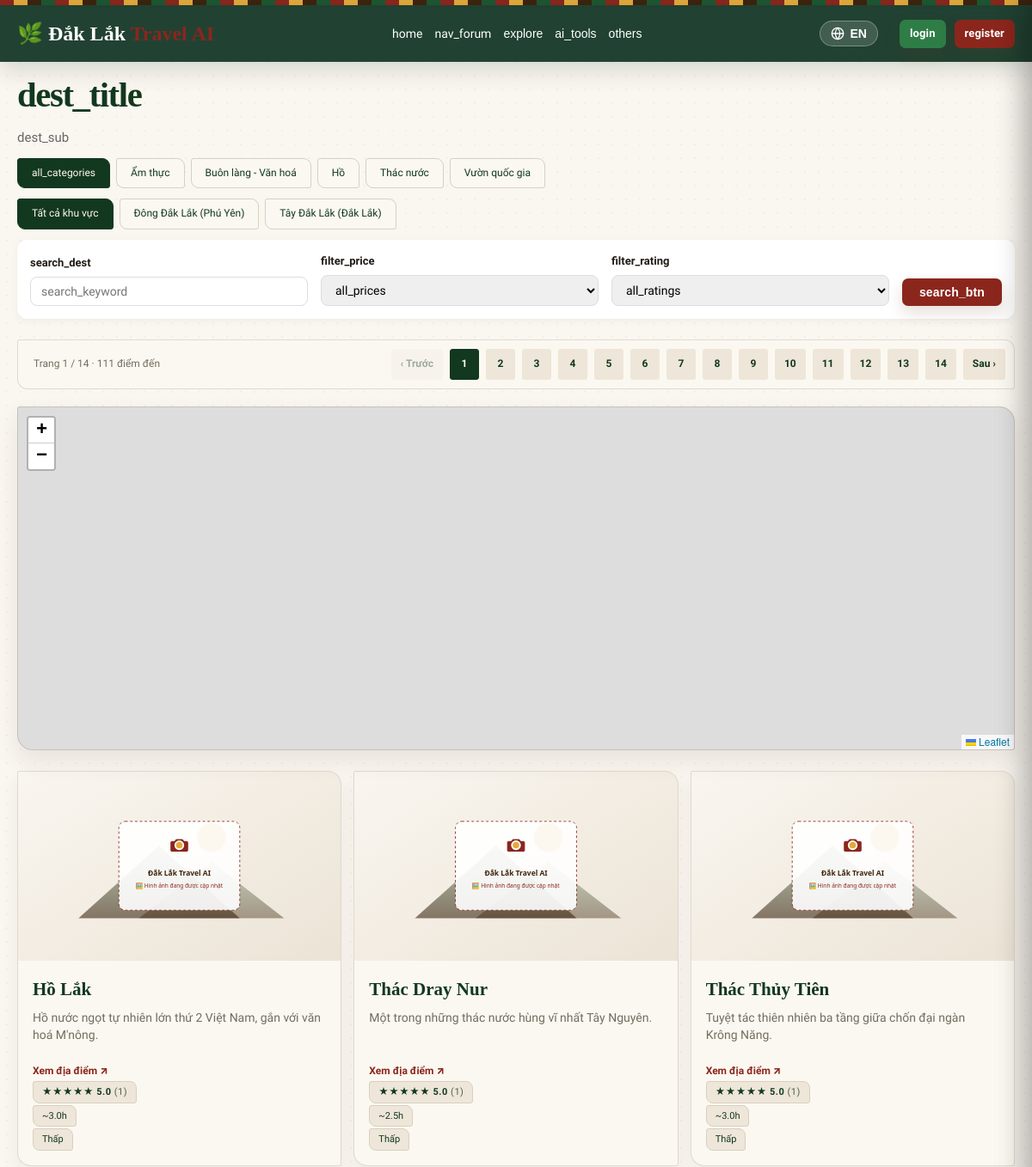
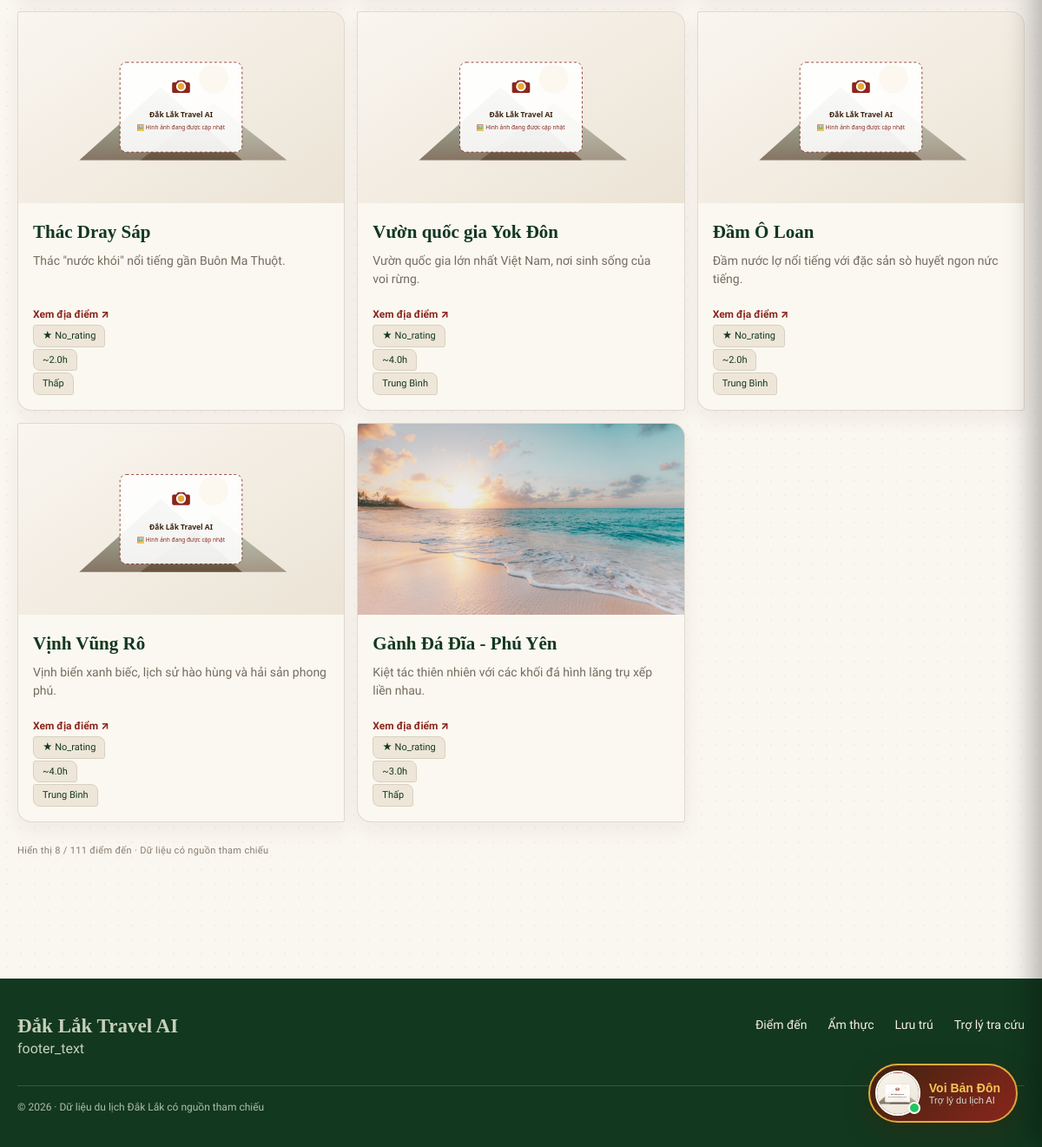
Page /destinations.php on the committed database (2 pictures, top to bottom).
### tables this page shows
CREATE TABLE `categories` (
  `id` int(11) NOT NULL,
  `name` varchar(100) NOT NULL,
  `name_en` varchar(255) DEFAULT NULL,
  `slug` varchar(100) NOT NULL
);

CREATE TABLE `destinations` (
  `id` int(11) NOT NULL,
  `category_id` int(11) DEFAULT NULL,
  `name` varchar(200) NOT NULL,
  `name_en` varchar(255) DEFAULT NULL,
  `slug` varchar(200) NOT NULL,
  `short_desc` varchar(500) DEFAULT NULL,
  `short_desc_en` text DEFAULT NULL,
  `description` text DEFAULT NULL,
  `description_en` text DEFAULT NULL,
  `address` varchar(255) DEFAULT NULL,
  `province` varchar(100) DEFAULT NULL,
  `region` enum('east','west') DEFAULT NULL,
  `opening_hours` text DEFAULT NULL,
  `entrance_fee_min` decimal(12,2) DEFAULT NULL,
  `entrance_fee_max` decimal(12,2) DEFAULT NULL,
  `contact_phone` varchar(50) DEFAULT NULL,
  `source_url` varchar(500) DEFAULT NULL,
  `last_verified_at` date DEFAULT NULL,
  `image_url` varchar(500) DEFAULT NULL,
  `is_featured` tinyint(1) DEFAULT 0,
  `image_360_url` varchar(500) DEFAULT NULL,
  `avg_visit_hours` decimal(4,1) DEFAULT 2.0,
  `price_level` enum('free','low','medium','high') DEFAULT 'low',
  `rating` decimal(2,1) DEFAULT 4.5,
  `latitude` decimal(10,6) DEFAULT NULL,
  `longitude` decimal(10,6) DEFAULT NULL,
  `virtual_tour_enabled` tinyint(1) NOT NULL DEFAULT 0,
  `virtual_tour_type` varchar(50) DEFAULT 'pannellum',
  `audio_guide_url` varchar(500) DEFAULT NULL,
  `tags` varchar(255) DEFAULT NULL,
  `created_at` timestamp NOT NULL DEFAULT current_timestamp(),
  `updated_at` timestamp NULL DEFAULT current_timestamp() ON UPDATE current_timestamp(),
  `place_id` varchar(255) DEFAULT NULL,
  `indoor_type` enum('indoor','outdoor','mixed') DEFAULT NULL,
  `weather_sensitivity` tinyint(4) DEFAULT NULL
);

### includes/functions.php (called while the page is built, shortened)
<?php
function __(string $key): string
{
    static $langArr = null;
    if ($langArr === null) {
        $langCode = $_SESSION['lang'] ?? 'vi';
        $langFile = __DIR__ . '/lang_' . $langCode . '.php';
        if (file_exists($langFile)) {
            $langArr = require $langFile;
        } else {
            $langArr = require __DIR__ . '/lang_vi.php';
        }
    }
    return $langArr[$key] ?? $key;
}
function url(string $path): string
{
    return BASE_URL . (str_starts_with($path, '/') ? $path : '/' . $path);
}
function e(?string $str): string
{
    return htmlspecialchars($str ?? '', ENT_QUOTES, 'UTF-8');
}
function priceLevelVi(?string $level): string
{
    $isEn = ($_SESSION['lang'] ?? 'vi') === 'en';
    return match(strtolower(trim($level ?? ''))) {
        'free'   => $isEn ? 'Free' : 'Miễn phí',
        'low'    => $isEn ? 'Low' : 'Thấp',
        'medium' => $isEn ? 'Medium' : 'Trung bình',
        'high'   => $isEn ? 'High' : 'Cao',
        default  => $level ?? '',
    };
}
function translateDbRow(array $row, array $fields): array
{
    return $row;
}
function getAllCategories(): array
{
    $db = getDB();
    $rows = $db->query("SELECT * FROM categories ORDER BY name")->fetchAll();
    return $rows;
}
function getAllDestinations(?int $categoryId = null, string $keyword = '', string $priceLevel = '', float $minRating = 0, int $limit = 0, int $offset = 0, string $region = ''): array
{
    $db = getDB();
    $sql = "
        SELECT d.*,
               COALESCE(AVG(r.rating), d.rating)          AS display_rating,
               ROUND(AVG(r.rating), 1)                    AS avg_rating,
               COUNT(r.id)                                AS review_count
        FROM destinations d
        LEFT JOIN reviews r ON r.destination_id = d.id
        WHERE 1=1
    ";
    $params = [];
    $sql .= " GROUP BY d.id";
    $sql .= " ORDER BY display_rating DESC";
    if ($limit > 0) {
        $sql .= " LIMIT $limit OFFSET $offset";
    }
    $stmt = $db->prepare($sql);
    $stmt->execute($params);
    $rows = $stmt->fetchAll();
    return $rows;
}
function getTotalDestinations(?int $categoryId = null, string $keyword = '', string $priceLevel = '', float $minRating = 0, string $region = ''): int
{
    $db = getDB();
    $sql = "
        SELECT COUNT(DISTINCT d.id)
        FROM destinations d
        LEFT JOIN reviews r ON r.destination_id = d.id
        WHERE 1=1
    ";
    $params = [];
    $stmt = $db->prepare($sql);
    $stmt->execute($params);
    return (int)$stmt->fetchColumn();
}

### public/destinations.php (the view, shortened to what this page needs)
<?php
require_once __DIR__ . '/../includes/functions.php';
$categories = getAllCategories();
$catId = isset($_GET['cat']) && $_GET['cat'] !== '' ? (int) $_GET['cat'] : null;
$keyword = trim($_GET['q'] ?? '');
$priceLevel = $_GET['price'] ?? '';
$minRating = isset($_GET['rating']) ? (float) $_GET['rating'] : 0;
$region = in_array($_GET['region'] ?? '', ['east', 'west'], true) ? $_GET['region'] : '';
$page = isset($_GET['page']) && (int)$_GET['page'] > 0 ? (int)$_GET['page'] : 1;
$limit = 8;
$offset = ($page - 1) * $limit;
$totalDestinations = getTotalDestinations($catId, $keyword, $priceLevel, $minRating, $region);
$totalPages = ceil($totalDestinations / $limit);
$paginationParams = $_GET;
unset($paginationParams['page']);
$destinations = getAllDestinations($catId, $keyword, $priceLevel, $minRating, $limit, $offset, $region);
function renderStarsBadge(?float $rating, int $count): string
{
    if ($rating === null || $count === 0) {
        return '<span class="badge badge-norating">★ ' . __('no_rating') . '</span>';
    }
    $full  = (int) round($rating);
    $stars = str_repeat('★', $full) . str_repeat('☆', 5 - $full);
    return '<span class="badge badge-rating">' . $stars . ' ' . number_format($rating, 1) . ' <span class="rev-cnt">(' . $count . ')</span></span>';
}
include __DIR__ . '/../includes/header.php';
?>
<link rel="stylesheet" href="https://unpkg.com/leaflet@1.9.4/dist/leaflet.css" />
<link rel="stylesheet" href="https://unpkg.com/leaflet.markercluster@1.5.3/dist/MarkerCluster.css" />
<link rel="stylesheet" href="https://unpkg.com/leaflet.markercluster@1.5.3/dist/MarkerCluster.Default.css" />
<div class="catalog-page catalog-destinations">
<h1 class="section-title"><?= __('dest_title') ?></h1>
<p class="section-sub catalog-lede"><?= __('dest_sub') ?></p>
<div class="pills" style="margin-bottom: 10px;">
  <a href="<?= url('/diem-den') ?>" class="pill <?= $catId === null ? 'active' : '' ?>"><?= __('all_categories') ?></a>
  <?php foreach ($categories as $c): ?>
    <a href="<?= url('/diem-den') ?>?cat=<?= e((string) $c['id']) ?>"
      class="pill <?= $catId === (int) $c['id'] ? 'active' : '' ?>">
      <?= e($c['name']) ?>
    </a>
  <?php endforeach; ?>
</div>
<div class="pills region-pills" aria-label="Lọc theo khu vực">
  <?php $regionParams = $_GET; unset($regionParams['page']); ?>
  <a href="<?= url('/diem-den') . ($regionParams ? '?' . e(http_build_query(array_diff_key($regionParams, ['region' => true]))) : '') ?>" class="pill <?= $region === '' ? 'active' : '' ?>">Tất cả khu vực</a>
  <?php foreach (['east' => 'Đông Đắk Lắk (Phú Yên)', 'west' => 'Tây Đắk Lắk (Đắk Lắk)'] as $regionKey => $regionLabel): ?>
    <?php $regionLinkParams = array_diff_key($regionParams, ['region' => true]); $regionLinkParams['region'] = $regionKey; ?>
    <a href="<?= url('/diem-den') . '?' . e(http_build_query($regionLinkParams)) ?>" class="pill <?= $region === $regionKey ? 'active' : '' ?>"><?= $regionLabel ?></a>
  <?php endforeach; ?>
</div>
<div style="background: white; padding: 15px; border-radius: 12px; box-shadow: 0 2px 10px rgba(0,0,0,0.05); margin-bottom: 24px;">
  <form method="get" action="<?= url('/diem-den') ?>" style="display: flex; gap: 15px; flex-wrap: wrap; align-items: flex-end;">
    <div class="form-group" style="margin: 0; flex: 1; min-width: 200px;">
      <label style="font-size: 13px; font-weight: 600; margin-bottom: 6px; display: block;"><?= __('search_dest') ?></label>
      <input type="text" name="q" value="<?= e($keyword) ?>" placeholder="<?= __('search_keyword') ?>" style="width: 100%; border: 1px solid #ddd; border-radius: 8px; padding: 8px 12px;">
    </div>
    <div class="form-group" style="margin: 0; flex: 1; min-width: 150px;">
      <label style="font-size: 13px; font-weight: 600; margin-bottom: 6px; display: block;"><?= __('filter_price') ?></label>
      <select name="price" style="width: 100%; border: 1px solid #ddd; border-radius: 8px; padding: 8px 12px;">
        <option value=""><?= __('all_prices') ?></option>
      </select>
    </div>
    <div class="form-group" style="margin: 0; flex: 1; min-width: 150px;">
      <label style="font-size: 13px; font-weight: 600; margin-bottom: 6px; display: block;"><?= __('filter_rating') ?></label>
      <select name="rating" style="width: 100%; border: 1px solid #ddd; border-radius: 8px; padding: 8px 12px;">
        <option value="0"><?= __('all_ratings') ?></option>
      </select>
    </div>
    <button type="submit" class="btn" style="padding: 8px 20px;"><?= __('search_btn') ?></button>
  </form>
</div>
<?php if ($totalPages > 1): ?>
<nav class="destination-pagination" aria-label="Phân trang điểm đến">
  <span class="destination-pagination__status">Trang <?= (int)$page ?> / <?= (int)$totalPages ?> · <?= (int)$totalDestinations ?> điểm đến</span>
  <?php $prevParams = $paginationParams; $prevParams['page'] = max(1, $page - 1); ?>
  <a class="destination-pagination__link <?= $page <= 1 ? 'is-disabled' : '' ?>" href="<?= url('/diem-den') . '?' . e(http_build_query($prevParams)) ?>" aria-label="Trang trước">‹ Trước</a>
  <?php for ($i = 1; $i <= $totalPages; $i++): $pageParams = $paginationParams; $pageParams['page'] = $i; ?>
    <a class="destination-pagination__link <?= $i === $page ? 'is-current' : '' ?>" href="<?= url('/diem-den') . '?' . e(http_build_query($pageParams)) ?>" <?= $i === $page ? 'aria-current="page"' : '' ?>><?= $i ?></a>
  <?php endfor; ?>
  <?php $nextParams = $paginationParams; $nextParams['page'] = min($totalPages, $page + 1); ?>
  <a class="destination-pagination__link <?= $page >= $totalPages ? 'is-disabled' : '' ?>" href="<?= url('/diem-den') . '?' . e(http_build_query($nextParams)) ?>" aria-label="Trang sau">Sau ›</a>
</nav>
<?php endif; ?>
<div id="destinations-map" style="height: 400px; border-radius: var(--radius); margin-bottom: 24px; box-shadow: 0 2px 10px rgba(0, 0, 0, .06); z-index: 1;"></div>
<div class="grid catalog-grid">
  <?php foreach ($destinations as $d): ?>
    <a href="<?= url('/diem-den/' . $d['slug']) ?>" class="card catalog-card">
      <div class="card-img">
        <?php if (!empty($d['image_url'])): ?>
          <img src="<?= url($d['image_url']) ?>" alt="<?= e($d['name']) ?>" style="width:100%;height:100%;object-fit:cover;" onerror="this.onerror=null;this.src='<?= url('/assets/images/placeholder.svg') ?>';">
        <?php else: ?>
          🌄
        <?php endif; ?>
      </div>
      <div class="card-body">
        <h3><?= e($d['name']) ?></h3>
        <p><?= e($d['short_desc']) ?></p>
        <span class="catalog-card-link">Xem địa điểm <span aria-hidden="true">↗</span></span>
        <?= renderStarsBadge(
            $d['avg_rating'] !== null ? (float)$d['avg_rating'] : null,
            (int)$d['review_count']
        ) ?>
        <span class="badge">~<?= e((string) $d['avg_visit_hours']) ?>h</span>
        <span class="badge"><?= e(priceLevelVi($d['price_level'])) ?></span>
      </div>
    </a>
  <?php endforeach; ?>
</div>
<p class="catalog-footer-note">Hiển thị <?= count($destinations) ?> / <?= (int)$totalDestinations ?> điểm đến · Dữ liệu có nguồn tham chiếu</p>
</div>
<?php include __DIR__ . '/../includes/footer.php'; ?>

### public/destinations.php (style rules this page uses)
.badge-rating { background: linear-gradient(135deg, #fef3c7, #fde68a); color: #92400e; border: 1px solid #f59e0b; font-weight: 700; letter-spacing: .5px; }
.badge-norating { background: #f3f4f6; color: #9ca3af; font-weight: 500; }
.rev-cnt { font-size: 11px; font-weight: 500; opacity: .75; }
.destination-pagination { display: flex; align-items: center; justify-content: center; flex-wrap: wrap; gap: 8px; margin: 22px 0; padding: 14px; background: #fff; border: 1px solid #e5e7eb; border-radius: 14px; box-shadow: 0 2px 10px rgba(0,0,0,.04); }
.destination-pagination__status { color: #59636e; font-size: 14px; margin: 0 8px; }
.destination-pagination__link { min-width: 38px; text-align: center; padding: 8px 12px; border-radius: 9px; text-decoration: none; background: #f1f5f9; color: #1f513b; font-weight: 700; }
.destination-pagination__link:hover, .destination-pagination__link.is-current { background: var(--green-500); color: #fff; }
.destination-pagination__link.is-disabled { pointer-events: none; opacity: .4; }

### rows in the picture
categories: name "Ẩm thực"
categories: name "Buôn làng - Văn hoá"
categories: name "Hồ"
categories: name "Thác nước"
categories: name "Vườn quốc gia"
destinations: name "Hồ Lắk", short_desc "Hồ nước ngọt tự nhiên lớn thứ 2 Việt Nam, gắn với văn hoá M'nông.", count "1", avg_visit_hours "3.0", price_level "Thấp"
destinations: name "Thác Dray Nur", short_desc "Một trong những thác nước hùng vĩ nhất Tây Nguyên.", count "1", avg_visit_hours "2.5", price_level "Thấp"
destinations: name "Thác Thủy Tiên", short_desc "Tuyệt tác thiên nhiên ba tầng giữa chốn đại ngàn Krông Năng.", count "1", avg_visit_hours "3.0", price_level "Thấp"
destinations: name "Thác Dray Sáp", short_desc "Thác \"nước khói\" nổi tiếng gần Buôn Ma Thuột.", avg_visit_hours "2.0", price_level "Thấp"
destinations: name "Vườn quốc gia Yok Đôn", short_desc "Vườn quốc gia lớn nhất Việt Nam, nơi sinh sống của voi rừng.", avg_visit_hours "4.0", price_level "Trung Bình"
destinations: name "Đầm Ô Loan", short_desc "Đầm nước lợ nổi tiếng với đặc sản sò huyết ngon nức tiếng.", avg_visit_hours "2.0", price_level "Trung Bình"
destinations: name "Vịnh Vũng Rô", short_desc "Vịnh biển xanh biếc, lịch sử hào hùng và hải sản phong phú.", avg_visit_hours "4.0", price_level "Trung Bình"
destinations: image_url (picture), name "Gành Đá Đĩa - Phú Yên", short_desc "Kiệt tác thiên nhiên với các khối đá hình lăng trụ xếp liền nhau.", avg_visit_hours "3.0", price_level "Thấp"

### other values in the picture
__('home') "home"
__('nav_forum') "nav_forum"
__('explore') "explore"
__('ai_tools') "ai_tools"
__('others') "others"
__('login') "login"
__('register') "register"
__('dest_title') "dest_title"
__('dest_sub') "dest_sub"
__('all_categories') "all_categories"
$regionLabel "Đông Đắk Lắk (Phú Yên)"
$regionLabel "Tây Đắk Lắk (Đắk Lắk)"
__('search_dest') "search_dest"
__('filter_price') "filter_price"
__('filter_rating') "filter_rating"
